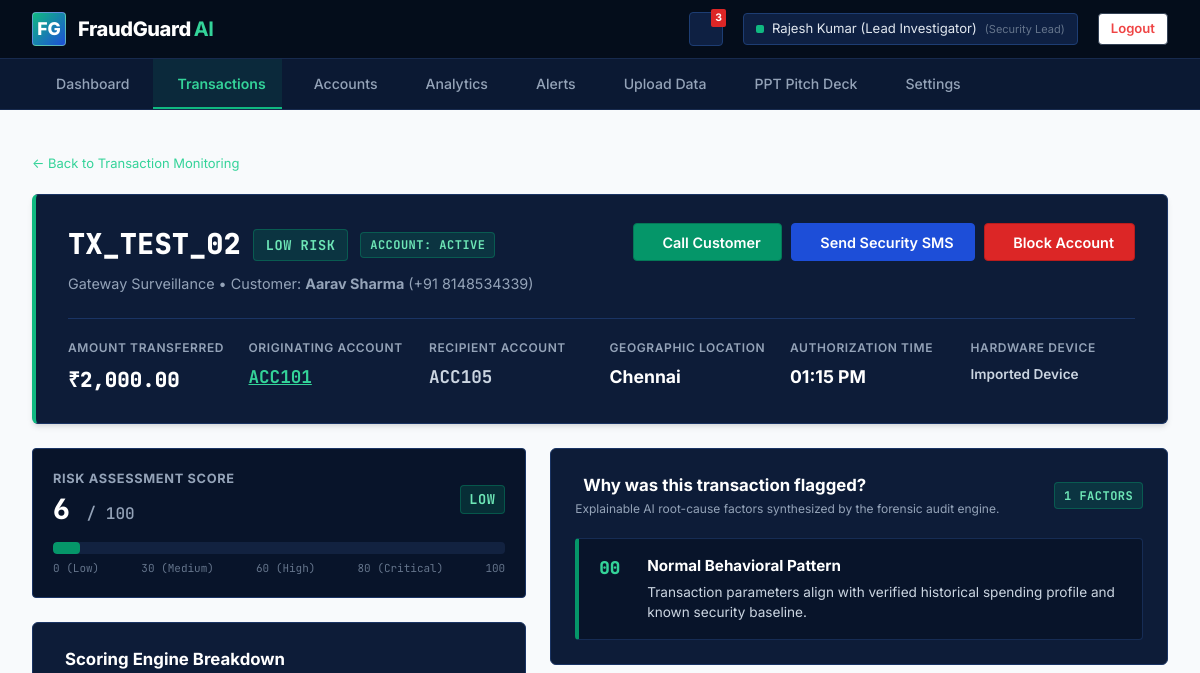
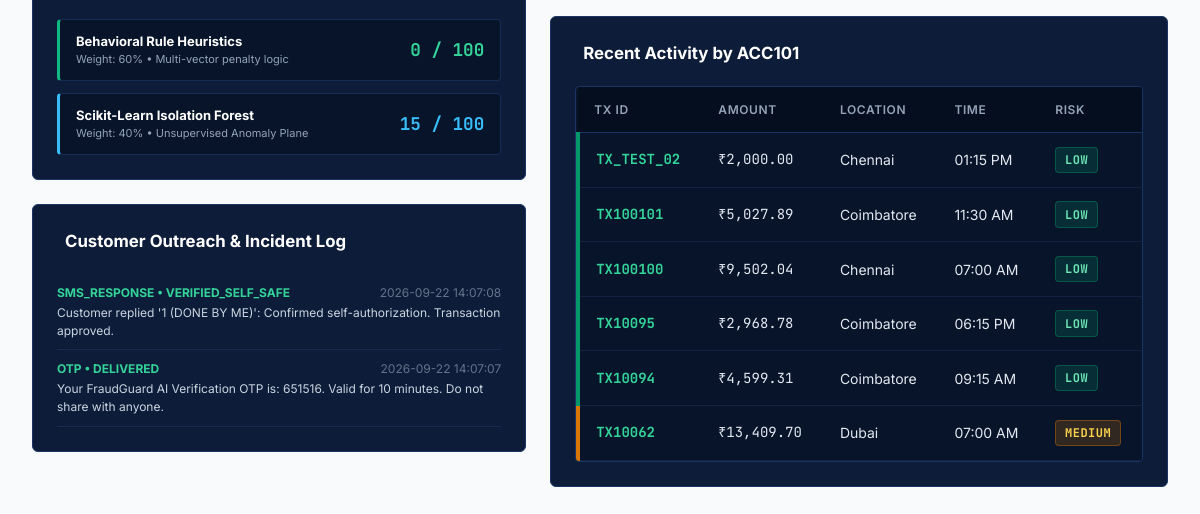
Page /transactions/TX_TEST_02 (signed in) on the earlier database version (2 pictures, top to bottom).
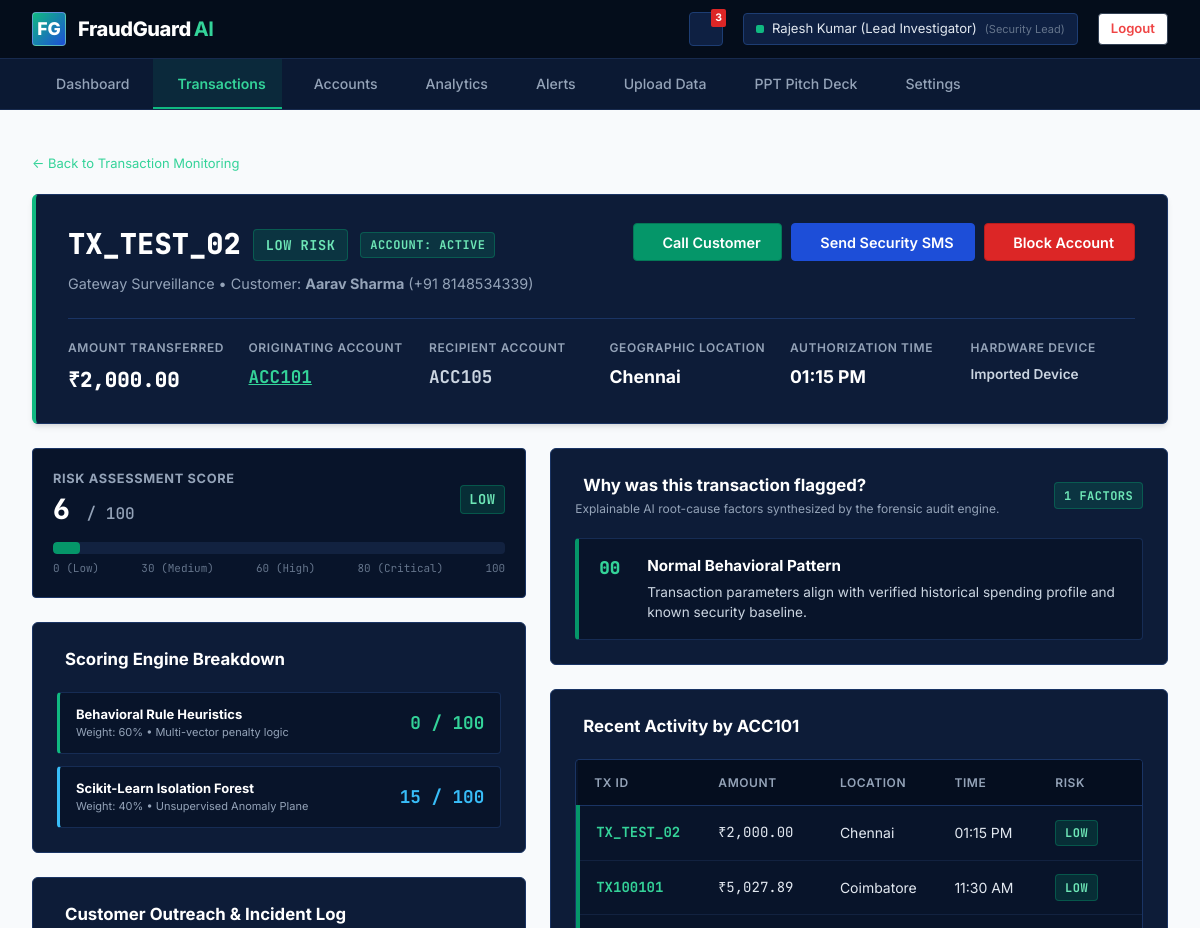
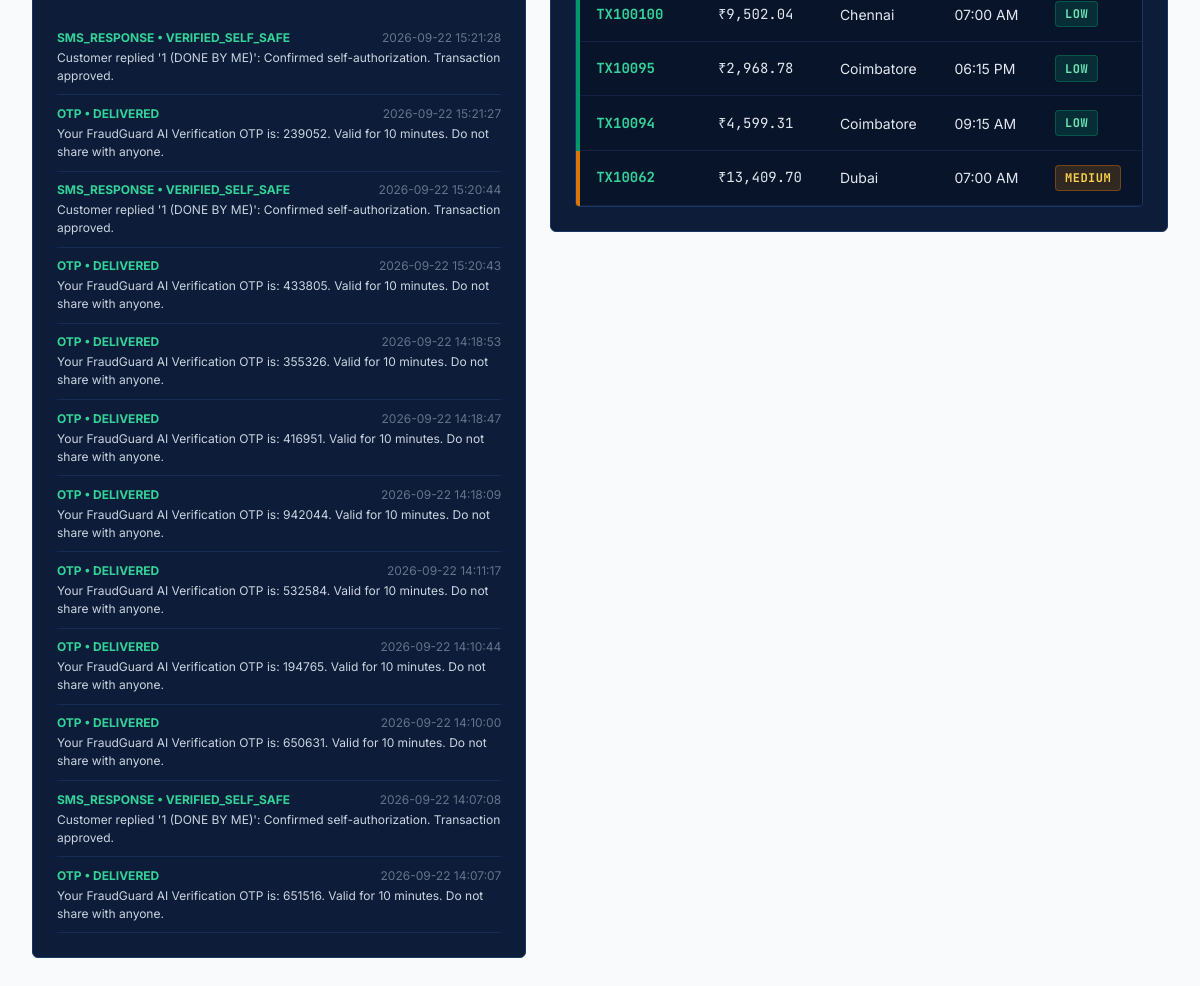
Same page on the later database version (2 pictures, top to bottom).
### tables this page shows
CREATE TABLE transactions (
            id INTEGER PRIMARY KEY AUTOINCREMENT,
            transaction_id TEXT UNIQUE NOT NULL,
            account_id TEXT NOT NULL,
            recipient_account_id TEXT,
            amount REAL NOT NULL,
            avg_amount REAL NOT NULL,
            location TEXT NOT NULL,
            time_str TEXT NOT NULL,
            device TEXT NOT NULL,
            new_device INTEGER DEFAULT 0,
            transactions_10min INTEGER DEFAULT 1,
            rule_score INTEGER DEFAULT 0,
            ml_score INTEGER DEFAULT 0,
            risk_score INTEGER DEFAULT 0,
            risk_level TEXT DEFAULT 'LOW',
            status TEXT DEFAULT 'NORMAL',
            flagged_reasons TEXT DEFAULT '[]',
            created_at TIMESTAMP DEFAULT CURRENT_TIMESTAMP
        );

CREATE TABLE accounts (
            id INTEGER PRIMARY KEY AUTOINCREMENT,
            account_id TEXT UNIQUE NOT NULL,
            holder_name TEXT NOT NULL,
            phone_number TEXT DEFAULT '+91 98450 12345',
            email TEXT DEFAULT 'customer@bank.com',
            avg_amount REAL DEFAULT 2500.0,
            min_amount REAL DEFAULT 500.0,
            max_amount REAL DEFAULT 15000.0,
            normal_locations TEXT DEFAULT 'Chennai, Coimbatore',
            normal_hours TEXT DEFAULT '08:00 - 22:00',
            known_devices INTEGER DEFAULT 2,
            avg_daily_tx INTEGER DEFAULT 3,
            risk_score INTEGER DEFAULT 10,
            status TEXT DEFAULT 'ACTIVE', -- ACTIVE, ACCOUNT_HOLD, ADMIN_REVIEW, BLOCKED, FLAGGED
            call_attempts INTEGER DEFAULT 0,
            last_call_status TEXT DEFAULT 'NONE',
            hold_reason TEXT DEFAULT '',
            block_reason TEXT DEFAULT '',
            held_at TIMESTAMP,
            blocked_at TIMESTAMP,
            created_at TIMESTAMP DEFAULT CURRENT_TIMESTAMP
        , last_sms_status TEXT DEFAULT 'NONE');

CREATE TABLE customer_communications (
            id INTEGER PRIMARY KEY AUTOINCREMENT,
            account_id TEXT NOT NULL,
            transaction_id TEXT,
            type TEXT NOT NULL, -- CALL, SMS, WHATSAPP
            recipient_contact TEXT NOT NULL,
            message_content TEXT NOT NULL,
            status TEXT DEFAULT 'DELIVERED', -- SENT, DELIVERED, ANSWERED, CONFIRMED_FRAUD, CONFIRMED_SAFE
            response TEXT,
            created_at TIMESTAMP DEFAULT CURRENT_TIMESTAMP
        );

### app.py (the view)
@app.route('/transactions/<tx_id>')
@login_required
def transaction_details_view(tx_id):
    tx = get_transaction_by_id(tx_id)
    if not tx:
        flash(f'Transaction {tx_id} not found.', 'warning')
        return redirect(url_for('transactions_view'))
    account = get_account_profile(tx['account_id'])
    try:
        flagged_reasons = json.loads(tx['flagged_reasons']) if tx['flagged_reasons'] else []
    except Exception:
        flagged_reasons = []
    account_history = get_transactions_for_account(tx['account_id'])[:6]
    communications = get_communications_for_account(tx['account_id'])
    return render_template(
        'transaction_details.html',
        tx=tx,
        account=dict(account) if account else None,
        reasons=flagged_reasons,
        account_history=account_history,
        communications=communications
    )

### templates/transaction_details.html (shortened to what this page needs)
{% extends "base.html" %}
{% block content %}
<div class="app-main-content">
    <div style="margin-bottom: 1.25rem;">
        <a href="{{ url_for('transactions_view') }}" style="font-size: 13px; color: #34D399; text-decoration: none;">
            &larr; Back to Transaction Monitoring
        </a>
    </div>
    <div class="dashboard-hero-panel" style="margin-bottom: 1.5rem;">
        <div style="display: flex; justify-content: space-between; align-items: flex-start; flex-wrap: wrap; gap: 1rem;">
            <div>
                <div style="display: flex; align-items: center; gap: 0.75rem; margin-bottom: 0.4rem;">
                    <span class="mono" style="font-size: 1.8rem; font-weight: 800; color: #FFFFFF;">
                        {{ tx.transaction_id }}
                    </span>
                    <span class="risk-tag {{ tx.risk_level.lower() }}" style="font-size: 0.85rem; padding: 0.3rem 0.75rem;">
                        {{ tx.risk_level }} RISK
                    </span>
                    <span id="accountStatusBadge" class="risk-tag {% if account and account.status == 'BLOCKED' %}blocked{% else %}active{% endif %}">
                        ACCOUNT: {{ account.status if account else 'ACTIVE' }}
                    </span>
                </div>
                <p style="font-size: 0.9rem; color: #94A3B8;">
                    Gateway Surveillance &bull; Customer: <strong>{{ account.holder_name if account else 'N/A' }}</strong> ({{ account.phone_number if account else '+91 98450 12345' }})
                </p>
            </div>
            <div style="display: flex; gap: 0.6rem; flex-wrap: wrap;">
                <button class="btn btn-green btn-call-customer" data-account-id="{{ tx.account_id }}" data-tx-id="{{ tx.transaction_id }}" data-amount="{{ '{:,.0f}'.format(tx.amount) }}" data-location="{{ tx.location }}">
                     Call Customer
                </button>
                <button class="btn btn-primary btn-send-message" data-account-id="{{ tx.account_id }}" data-tx-id="{{ tx.transaction_id }}" data-amount="{{ '{:,.0f}'.format(tx.amount) }}" data-location="{{ tx.location }}">
                     Send Security SMS
                </button>
                {% if not account or account.status != 'BLOCKED' %}
                <button id="btnBlockAccount" class="btn btn-danger" data-account-id="{{ tx.account_id }}" data-tx-id="{{ tx.transaction_id }}">
                     Block Account
                </button>
                {% endif %}
            </div>
        </div>
        <div style="display: grid; grid-template-columns: repeat(6, 1fr); gap: 1rem; margin-top: 1.5rem; padding-top: 1.25rem; border-top: 1px solid #1A3464;">
            <div>
                <div class="metric-label">Amount Transferred</div>
                <div class="mono" style="font-size: 1.3rem; font-weight: 800; color: #FFFFFF;">
                    ₹{{ "{:,.2f}".format(tx.amount) }}
                </div>
            </div>
            <div>
                <div class="metric-label">Originating Account</div>
                <div class="mono" style="font-size: 1.1rem; font-weight: 700;">
                    <a href="{{ url_for('account_details_view', account_id=tx.account_id) }}" style="color: #34D399; text-decoration: underline;">
                        {{ tx.account_id }}
                    </a>
                </div>
            </div>
            <div>
                <div class="metric-label">Recipient Account</div>
                <div class="mono" style="font-size: 1.1rem; font-weight: 700; color: #CBD5E1;">
                    {{ tx.recipient_account_id if tx.recipient_account_id else 'ACC105' }}
                </div>
            </div>
            <div>
                <div class="metric-label">Geographic Location</div>
                <div style="font-size: 1.1rem; font-weight: 700; color: #FFFFFF;">
                    {{ tx.location }}
                </div>
            </div>
            <div>
                <div class="metric-label">Authorization Time</div>
                <div style="font-size: 1.1rem; font-weight: 700; color: #FFFFFF;">
                    {{ tx.time_str }}
                </div>
            </div>
            <div>
                <div class="metric-label">Hardware Device</div>
                <div style="font-size: 0.85rem; font-weight: 600; color: #CBD5E1; word-break: break-word;">
                    {{ tx.device }}
                </div>
            </div>
        </div>
    </div>
    <div class="investigation-grid">
        <div>
            <div class="horizontal-risk-bar-container">
                <div class="risk-bar-meta">
                    <div>
                        <div style="font-size: 0.8rem; font-weight: 700; text-transform: uppercase; color: #94A3B8; letter-spacing: 0.05em;">
                            Risk Assessment Score
                        </div>
                        <div class="risk-score-display">
                            {{ tx.risk_score }} <span style="font-size: 1rem; color: #94A3B8; font-weight: 500;">/ 100</span>
                        </div>
                    </div>
                    <span class="risk-tag {{ tx.risk_level.lower() }}" style="font-size: 0.85rem;">
                        {{ tx.risk_level }}
                    </span>
                </div>
                <div class="risk-bar-track">
                    <div class="risk-bar-fill {{ tx.risk_level.lower() }}" style="width: {{ tx.risk_score }}%;"></div>
                </div>
                <div style="display: flex; justify-content: space-between; font-size: 11px; font-family: 'JetBrains Mono', monospace; color: #64748B; margin-top: 6px;">
                    <span>0 (Low)</span>
                    <span>30 (Medium)</span>
                    <span>60 (High)</span>
                    <span>80 (Critical)</span>
                    <span>100</span>
                </div>
            </div>
            <div class="panel-card" style="margin-bottom: 1.5rem;">
                <div class="panel-header">
                    <h3 class="panel-title">
                         Scoring Engine Breakdown
                    </h3>
                </div>
                <div style="display: flex; flex-direction: column; gap: 0.75rem;">
                    <div style="background: #08142A; border: 1px solid #162C54; border-left: 3px solid #10B981; border-radius: 4px; padding: 0.75rem 1rem; display: flex; justify-content: space-between; align-items: center;">
                        <div>
                            <div style="font-size: 13px; font-weight: 700; color: #FFFFFF;">Behavioral Rule Heuristics</div>
                            <div style="font-size: 11px; color: #94A3B8;">Weight: 60% &bull; Multi-vector penalty logic</div>
                        </div>
                        <span class="mono" style="font-size: 1.1rem; font-weight: 700; color: #34D399;">
                            {{ tx.rule_score }} / 100
                        </span>
                    </div>
                    <div style="background: #08142A; border: 1px solid #162C54; border-left: 3px solid #38BDF8; border-radius: 4px; padding: 0.75rem 1rem; display: flex; justify-content: space-between; align-items: center;">
                        <div>
                            <div style="font-size: 13px; font-weight: 700; color: #FFFFFF;">Scikit-Learn Isolation Forest</div>
                            <div style="font-size: 11px; color: #94A3B8;">Weight: 40% &bull; Unsupervised Anomaly Plane</div>
                        </div>
                        <span class="mono" style="font-size: 1.1rem; font-weight: 700; color: #38BDF8;">
                            {{ tx.ml_score }} / 100
                        </span>
                    </div>
                </div>
            </div>
            <div class="panel-card">
                <div class="panel-header">
                    <h3 class="panel-title">
                         Customer Outreach &amp; Incident Log
                    </h3>
                </div>
                <div style="font-size: 12px;">
                    {% for comm in communications %}
                    <div style="padding: 0.6rem 0; border-bottom: 1px solid #162C54;">
                        <div style="display: flex; justify-content: space-between; margin-bottom: 2px;">
                            <strong style="color: #34D399;">{{ comm.type }} &bull; {{ comm.status }}</strong>
                            <span style="color: #64748B;">{{ comm.created_at }}</span>
                        </div>
                        <div style="color: #CBD5E1;">{{ comm.message_content }}</div>
                    </div>
                    {% else %}
                    <div style="color: #94A3B8; padding: 0.5rem 0;">No prior customer outreach recorded for this account.</div>
                    {% endfor %}
                </div>
            </div>
        </div>
        <div>
            <div class="panel-card" style="margin-bottom: 1.5rem;">
                <div class="panel-header">
                    <div>
                        <h3 class="panel-title">
                             Why was this transaction flagged?
                        </h3>
                        <p style="font-size: 12px; color: #94A3B8; margin-top: 2px;">
                            Explainable AI root-cause factors synthesized by the forensic audit engine.
                        </p>
                    </div>
                    <span class="risk-tag {% if tx.risk_score >= 61 %}high{% else %}low{% endif %}">
                        {{ reasons|length }} FACTORS
                    </span>
                </div>
                <div class="explainable-reason-list">
                    {% for reason in reasons %}
                    <div class="reason-rect-row {{ reason.severity.lower() if reason.severity else 'high' }}">
                        <span class="reason-index-code">{{ reason.code }}</span>
                        <div>
                            <div class="reason-title">{{ reason.title }}</div>
                            <div class="reason-desc">{{ reason.description }}</div>
                        </div>
                    </div>
                    {% endfor %}
                </div>
            </div>
            <div class="panel-card">
                <div class="panel-header">
                    <h3 class="panel-title">
                         Recent Activity by {{ tx.account_id }}
                    </h3>
                </div>
                <div class="table-responsive-container">
                    <table class="fraud-table">
                        <thead>
                            <tr>
                                <th>Tx ID</th>
                                <th>Amount</th>
                                <th>Location</th>
                                <th>Time</th>
                                <th>Risk</th>
                            </tr>
                        </thead>
                        <tbody>
                            {% for hist in account_history %}
                            <tr class="risk-{{ hist.risk_level.lower() }}">
                                <td class="mono" style="font-weight: 700; color: #34D399;">{{ hist.transaction_id }}</td>
                                <td class="mono">₹{{ "{:,.2f}".format(hist.amount) }}</td>
                                <td>{{ hist.location }}</td>
                                <td>{{ hist.time_str }}</td>
                                <td><span class="risk-tag {{ hist.risk_level.lower() }}">{{ hist.risk_level }}</span></td>
                            </tr>
                            {% endfor %}
                        </tbody>
                    </table>
                </div>
            </div>
        </div>
    </div>
</div>
{% endblock %}

Differences in the rows shown:
added customer_communications: type "SMS_RESPONSE", status "VERIFIED_SELF_SAFE", created_at "2026-09-22 15:21:28", message_content "Customer replied '1 (DONE BY ME)': Confirmed self-authorization. Transaction approved."
added customer_communications: type "OTP", status "DELIVERED", created_at "2026-09-22 15:21:27", message_content "Your FraudGuard AI Verification OTP is: 239052. Valid for 10 minutes. Do not share with anyone."
added customer_communications: type "SMS_RESPONSE", status "VERIFIED_SELF_SAFE", created_at "2026-09-22 15:20:44", message_content "Customer replied '1 (DONE BY ME)': Confirmed self-authorization. Transaction approved."
added customer_communications: type "OTP", status "DELIVERED", created_at "2026-09-22 15:20:43", message_content "Your FraudGuard AI Verification OTP is: 433805. Valid for 10 minutes. Do not share with anyone."
added customer_communications: type "OTP", status "DELIVERED", created_at "2026-09-22 14:18:53", message_content "Your FraudGuard AI Verification OTP is: 355326. Valid for 10 minutes. Do not share with anyone."
added customer_communications: type "OTP", status "DELIVERED", created_at "2026-09-22 14:18:47", message_content "Your FraudGuard AI Verification OTP is: 416951. Valid for 10 minutes. Do not share with anyone."
added customer_communications: type "OTP", status "DELIVERED", created_at "2026-09-22 14:18:09", message_content "Your FraudGuard AI Verification OTP is: 942044. Valid for 10 minutes. Do not share with anyone."
added customer_communications: type "OTP", status "DELIVERED", created_at "2026-09-22 14:11:17", message_content "Your FraudGuard AI Verification OTP is: 532584. Valid for 10 minutes. Do not share with anyone."
added customer_communications: type "OTP", status "DELIVERED", created_at "2026-09-22 14:10:44", message_content "Your FraudGuard AI Verification OTP is: 194765. Valid for 10 minutes. Do not share with anyone."
added customer_communications: type "OTP", status "DELIVERED", created_at "2026-09-22 14:10:00", message_content "Your FraudGuard AI Verification OTP is: 650631. Valid for 10 minutes. Do not share with anyone."
